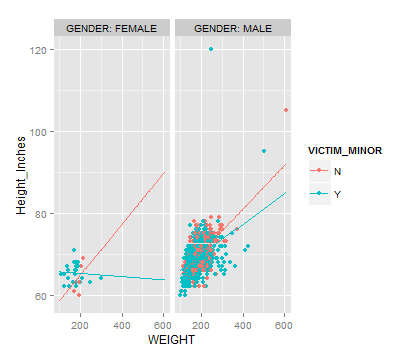

Reproduce this figure in R.
require(jsonlite)
require(RCurl)
require(dplyr)
require(ggplot2)
df <- data.frame(fromJSON(getURL(URLencode('skipper.cs.utexas.edu:5001/rest/native/?query="select * from SEX_OFFENDERS"'),httpheader=c(DB='jdbc:oracle:thin:@sayonara.microlab.cs.utexas.edu:1521:orcl', USER='C##cs329e_rc37495', PASS='orcl_rc37495', MODE='native_mode', MODEL='model', returnDimensions = 'False', returnFor = 'JSON'), verbose = TRUE), ))

df$HEIGHT <- as.numeric(as.character(df$HEIGHT))
df$WEIGHT <- as.numeric(as.character(df$WEIGHT))

ndf <- df %>% filter(HEIGHT != "null")
ndf$Height_Inches <- 60 + (ndf$HEIGHT %% 100)
ndf$Height_Inches[ndf$HEIGHT > 550] <- 72 + (ndf$HEIGHT[ndf$HEIGHT > 550] %% 100)

ndf <- ndf %>% select(GENDER,WEIGHT,Height_Inches,VICTIM_MINOR)

ggplot() + 
  coord_cartesian() + 
  scale_x_continuous() +
  scale_y_continuous() +
  facet_grid(.~GENDER, labeller=label_both) +
  layer(data=ndf, 
        mapping=aes(x=WEIGHT, y=Height_Inches, color=VICTIM_MINOR), 
        stat="identity", 
        stat_params=list(), 
        geom="point",
        geom_params=list(), 
        position=position_identity()
  ) +
  stat_smooth(data=ndf,
              mapping = aes(x=WEIGHT, y=Height_Inches, color=VICTIM_MINOR),
              method = "lm",
              fullrange = TRUE,
              se = FALSE
              )
